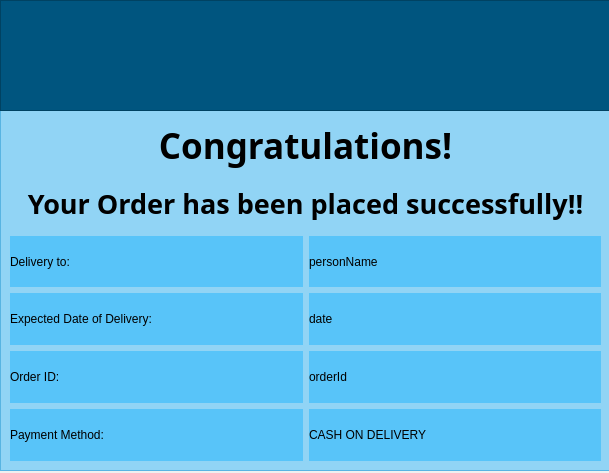
<?xml version="1.0" encoding="UTF-8"?>
<ui version="4.0">
 <class>Dialog</class>
 <widget class="QDialog" name="Dialog">
  <property name="geometry">
   <rect>
    <x>0</x>
    <y>0</y>
    <width>609</width>
    <height>473</height>
   </rect>
  </property>
  <property name="windowTitle">
   <string>Dialog</string>
  </property>
  <widget class="QFrame" name="frame">
   <property name="geometry">
    <rect>
     <x>0</x>
     <y>0</y>
     <width>611</width>
     <height>111</height>
    </rect>
   </property>
   <property name="styleSheet">
    <string notr="true">background-color: rgb(0, 85, 127);</string>
   </property>
   <property name="frameShape">
    <enum>QFrame::StyledPanel</enum>
   </property>
   <property name="frameShadow">
    <enum>QFrame::Raised</enum>
   </property>
   <widget class="QLabel" name="logo_label">
    <property name="geometry">
     <rect>
      <x>10</x>
      <y>10</y>
      <width>591</width>
      <height>91</height>
     </rect>
    </property>
    <property name="text">
     <string>&lt;html&gt;&lt;head/&gt;&lt;body&gt;&lt;p align=&quot;center&quot;&gt;&lt;img src=&quot;:/assests/shopbag.png&quot;/&gt;&lt;/p&gt;&lt;/body&gt;&lt;/html&gt;</string>
    </property>
   </widget>
  </widget>
  <widget class="QFrame" name="final_frame">
   <property name="geometry">
    <rect>
     <x>0</x>
     <y>110</y>
     <width>611</width>
     <height>361</height>
    </rect>
   </property>
   <property name="styleSheet">
    <string notr="true">background-color: rgba(0, 170, 255, 100);</string>
   </property>
   <property name="frameShape">
    <enum>QFrame::StyledPanel</enum>
   </property>
   <property name="frameShadow">
    <enum>QFrame::Raised</enum>
   </property>
   <layout class="QGridLayout" name="gridLayout">
    <item row="4" column="0">
     <widget class="QLabel" name="orderID_label">
      <property name="text">
       <string>Order ID:</string>
      </property>
     </widget>
    </item>
    <item row="4" column="1">
     <widget class="QLabel" name="label_5">
      <property name="text">
       <string>orderId</string>
      </property>
     </widget>
    </item>
    <item row="6" column="0">
     <widget class="QLabel" name="payment_label">
      <property name="text">
       <string>Payment Method:</string>
      </property>
     </widget>
    </item>
    <item row="2" column="1">
     <widget class="QLabel" name="label_3">
      <property name="text">
       <string>personName</string>
      </property>
     </widget>
    </item>
    <item row="1" column="0" colspan="2">
     <widget class="QLabel" name="success_label">
      <property name="font">
       <font>
        <family>Uroob</family>
        <pointsize>20</pointsize>
        <weight>75</weight>
        <bold>true</bold>
       </font>
      </property>
      <property name="styleSheet">
       <string notr="true">background-color: rgba(0, 170, 255, 0);</string>
      </property>
      <property name="text">
       <string>&lt;html&gt;&lt;head/&gt;&lt;body&gt;&lt;p align=&quot;center&quot;&gt;Your Order has been placed successfully!!&lt;/p&gt;&lt;/body&gt;&lt;/html&gt;</string>
      </property>
     </widget>
    </item>
    <item row="2" column="0">
     <widget class="QLabel" name="deliveryTo_label">
      <property name="text">
       <string>Delivery to:</string>
      </property>
     </widget>
    </item>
    <item row="6" column="1">
     <widget class="QLabel" name="cod_label">
      <property name="text">
       <string>CASH ON DELIVERY</string>
      </property>
     </widget>
    </item>
    <item row="3" column="1">
     <widget class="QLabel" name="sysDate_label">
      <property name="text">
       <string>date</string>
      </property>
     </widget>
    </item>
    <item row="3" column="0">
     <widget class="QLabel" name="date_label">
      <property name="text">
       <string>Expected Date of Delivery:</string>
      </property>
     </widget>
    </item>
    <item row="0" column="0" colspan="2">
     <widget class="QLabel" name="congrats_label">
      <property name="font">
       <font>
        <family>Uroob</family>
        <pointsize>26</pointsize>
        <weight>75</weight>
        <bold>true</bold>
       </font>
      </property>
      <property name="styleSheet">
       <string notr="true">background-color: rgba(0, 170, 255, 0);</string>
      </property>
      <property name="text">
       <string>&lt;html&gt;&lt;head/&gt;&lt;body&gt;&lt;p align=&quot;center&quot;&gt;Congratulations!&lt;/p&gt;&lt;/body&gt;&lt;/html&gt;</string>
      </property>
     </widget>
    </item>
   </layout>
  </widget>
  <zorder>final_frame</zorder>
  <zorder>frame</zorder>
 </widget>
 <resources>
  <include location="assests/images.qrc"/>
 </resources>
 <connections/>
</ui>
